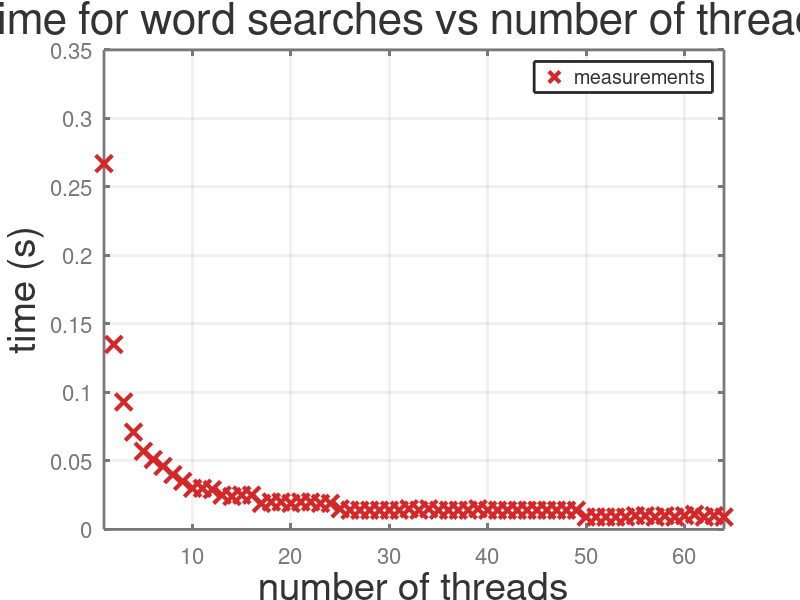

MATLAB code to generate this figure:
% make nice looking plot of time vs num threads
% @file analysis.m
% @author Pavan Dayal

% load the data
data = load('data.txt');
n = data(:,1);
t = data(:,2);
N = numel(n);
a = min(n);
b = max(n);

% fit: y = A x^r
params = [ones(N,1), log(n)] \ log(t);
A = exp(params(1));
r = params(2);
fitx = linspace(a, b, 200)';
fity = A * fitx.^r;
lbl = sprintf('(%.4f) x^{(%.4f)}', A, r);

% plot data
resx = 1280;
resy = 720;
H = figure('position', [1,1,resx,resy]);
hold on;

plot(n, t, 'x', ...
    'displayname', 'measurements', ...
    'color', [214/255, 39/255, 40/255], ...
    'linewidth', 3, ...
    'markersize', 12 ...
);

%loglog(fitx, fity, '-', ...
%    'displayname', ['power curve: ', lbl], ...
%    'color', [31/255, 119/255, 180/255], ...
%    'linewidth', 4 ...
%);

%xticks([1,2,4,8,16,32,64]);
%xticklabels({'1', '2', '4', '8', '16', '32', '64'});
xlim([a,b]);
%ylim([0,max(t)]);

L = legend();
set(L, ...
    'fontsize', 18, ...
    'linewidth', 2, ...
    'textcolor', [0.2, 0.2, 0.2] ...
);

% https://octave.org/doc/v4.2.2/Axes-Properties.html
set(get(H, 'currentaxes'), ...
    'fontsize', 16, ...
    'linewidth', 2, ...
    'xcolor', [120/255,120/255,120/255], ...
    'ycolor', [120/255,120/255,120/255], ...
    'box', 'on', ...
    'xgrid', 'on', ...
    'ygrid', 'on', ...
    'gridalpha', 0.1 ...
);

% https://octave.org/doc/v4.2.2/Text-Properties.html
Xl = xlabel('number of threads', ...
    'fontweight', 'normal', ...
    'fontsize', 28, ...
    'color', [0.2, 0.2 ,0.2] ...
);

ylabel('time (s)', ...
    'fontweight', 'normal', ...
    'fontsize', 28, ...
    'color', [0.2, 0.2 ,0.2] ...
);

title('time for word searches vs number of threads', ...
    'fontweight', 'normal', ...
    'fontsize', 32, ...
    'color', [0.2, 0.2, 0.2] ...
);

print('plot.png', '-dpng', sprintf('-S%d,%d', resx, resy));
